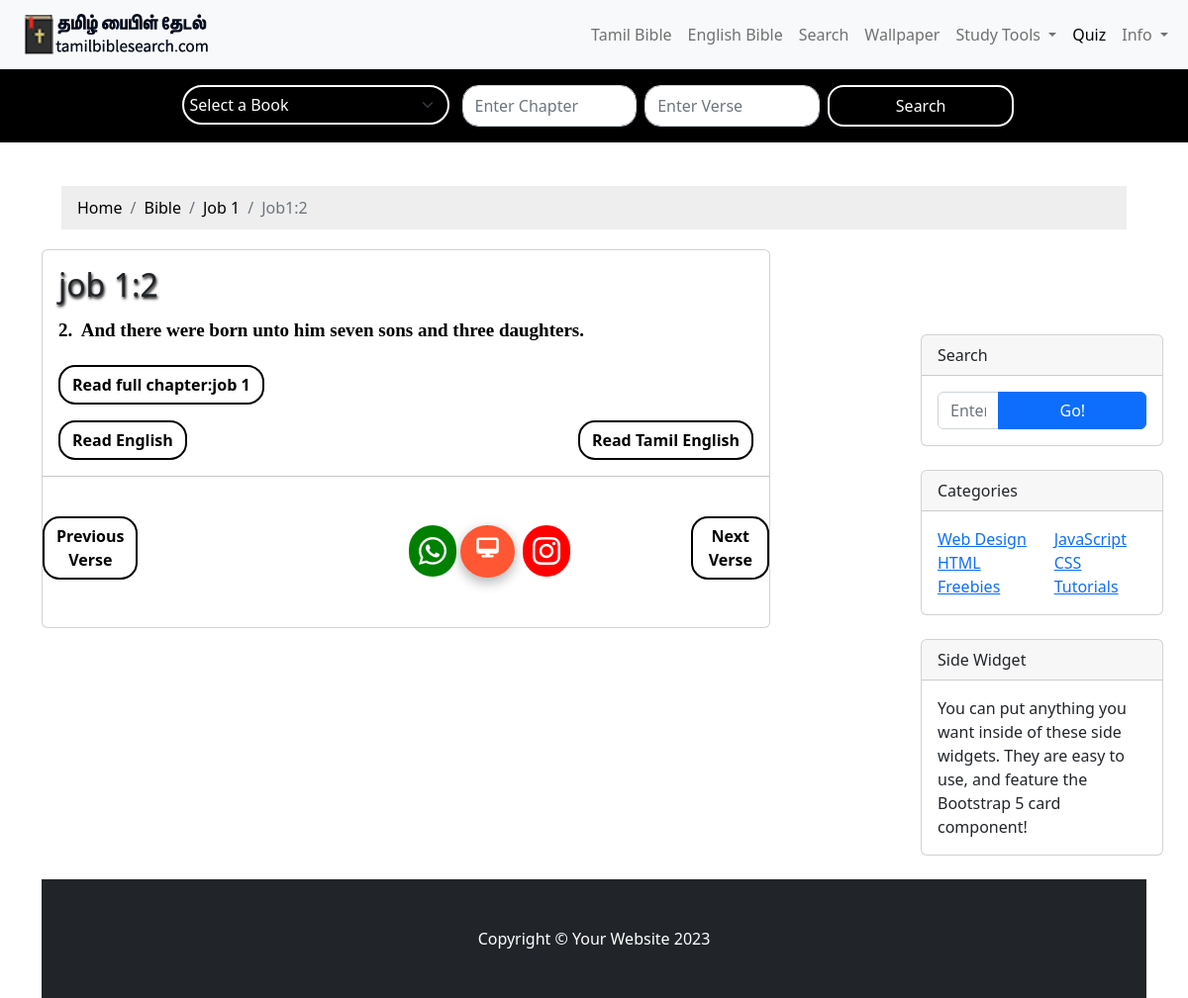
The app's page /english/job/1/2 with its own data.
### myapp/models.py (models this page shows)
class BibleDb(models.Model):
    book = models.CharField(max_length=100)
    bookname = models.CharField(max_length=100)
    tamilname = models.CharField(max_length=10)
    chapter = models.CharField(max_length=100)  # Format "1:1", "2:10", etc.
    versecount = models.CharField(max_length=100)
    verse = models.TextField()
    kjv = models.TextField()

### myapp/views.py (the view)
# urls.py: path('english/<str:bookname>/<str:chapter>/<str:versecount>',views.verse_detail_english,name='verse_detail_english'),
def verse_detail_english(request, bookname, chapter, versecount):
    books = BibleDb.objects.values('bookname').distinct()
    tamilname = BibleDb.objects.filter(bookname=bookname).first()
    tamilbook = tamilname.tamilname
    book = bookname
    chapter = chapter
    versecount = versecount
    verse_details = BibleDb.objects.filter(bookname=bookname, chapter=chapter, versecount=versecount)
    verse_words = {}  # Initialize an empty dictionary to store verse words
    for verse in verse_details:
        words = verse.kjv.split(' ')  # Split the verse text into words
        verse_words[verse.id] = words  # Add the list of words to the dictionary with verse.id as the key
    current_verse = get_object_or_404(BibleDb, bookname=bookname, chapter=chapter, versecount=versecount)
    previous_verse = BibleDb.objects.filter(id__lt=current_verse.id,bookname=bookname, chapter=chapter).order_by('-id').first()
    next_verse = BibleDb.objects.filter(id__gt=current_verse.id,bookname=bookname, chapter=chapter).order_by('id').first()
    breadcrumbs = [
        {'name': 'Home', 'url': '/'},
         {'name': 'Bible', 'url': '/tamil/'},
         {'name': f'{bookname.capitalize()}  {chapter}', 'url': f'/english/{bookname}/{chapter}/'},
         {'name': f'{bookname.capitalize()}{chapter}:{versecount}', 'url': None},  # Final breadcrumb
    ]
    return render(request, 'verse_detailenglish.html', {
        'verse_details': verse_details,
        'books': books,
        'book': book,
        'tamilbook': tamilbook,
        'chapter': chapter,
        'versecount': versecount,
        "previous_verse": previous_verse,
                   "next_verse": next_verse,
        'breadcrumbs': breadcrumbs,  # Pass breadcrumbs to the template
        'verse_words': verse_words,
    })

### myapp/templates/verse_detailenglish.html (shortened to what this page needs)
{% extends 'base_english.html' %}
{% load static %}
{% block content %}
<!DOCTYPE html>
<html lang="en">
    <head>
        <link rel="stylesheet" href="https://cdnjs.cloudflare.com/ajax/libs/font-awesome/6.7.1/css/all.min.css" />
        <link href="css/styles.css" rel="stylesheet" />
    </head>
    <body>
        <div class="container">
               <nav aria-label="breadcrumb">
            <ol class="breadcrumb" style="padding: 10px 16px;
            list-style: none;
            background-color: #eee;
            margin: 20px;">
                {% for crumb in breadcrumbs %}
                    {% if crumb.url %}
                        <li class="breadcrumb-item">
                            <a href="{{ crumb.url }}" style="text-decoration: none;
    color: black;">{{ crumb.name }}</a>
                        </li>
                    {% else %}
                        <li class="breadcrumb-item active" aria-current="page">{{ crumb.name }}</li>
                    {% endif %}
                {% endfor %}
            </ol>
        </nav>
            <div class="row">
                <div class="col-lg-8">
                    <div class="card mb-4">
                        <div class="card-body">
                          <h2 class="card-title" style="text-shadow: 1px 2px 3px #0a0700;">{{ book }} {{ chapter }}:{{versecount}}</h2>
                          {% for verse in verse_details %}
                              <p class="card-text" style="font-size: 19px;">
                                      {{ verse.versecount }}.&nbsp;  {{ verse.kjv }}
                              </p>
                         <div>
                          <a href="{% url 'chapter_detail_english' book chapter %}" class="btn btn-primary" style="border-radius: 17px;
                          background-color: white;
                          color: black;
                          border: 2px solid black;
                          font-weight: 600;"> Read full chapter:{{ book }} {{ chapter }} </a>
                         </div>
 <div class="d-flex justify-content-between mt-3">
                              <a href="{% url 'verse_detail' book chapter versecount %}" class="btn btn-primary" class="btn btn-primary" style="border-radius: 17px;
                              background-color: white;
                              color: black;
                              border: 2px solid black;
                              font-weight: 600;"> Read English</a><br>
                              <a href="{% url 'verse_detail3' book chapter versecount %}" class="btn btn-primary" style="border-radius: 17px;
                              background-color: white;
                              color: black;
                              border: 2px solid black;
                              font-weight: 600;"> Read Tamil English</a>
</div>
                      </div>
                    <nav aria-label="Pagination">
                        <hr class="my-0" />
                        <ul class="pagination justify-content-center my-4">
                          <div class="d-flex justify-content-between mt-3">
                            {% if previous_verse %}
                                <a href="{% url 'verse_detail_english' bookname=book chapter=chapter versecount=previous_verse.versecount %}"
                                   class="btn"
                                   style="border-radius: 17px; background-color: white; color: black; border: 2px solid black; font-weight: 600;">
                                    Previous Verse
                                </a>
                            {% endif %}
                            {% if next_verse %}
                                <a href="{% url 'verse_detail_english' bookname=book chapter=chapter versecount=next_verse.versecount %}"
                                   class="btn "
                                   style="border-radius: 17px;margin-left: 559px; background-color: white; color: black; border: 2px solid black; font-weight: 600;">
                                    Next Verse
                                </a>
                            {% endif %}
                        </div>
                        </ul>
                    </nav>
                    <div style="margin-left: 370px; display: flex; align-items: center;">
                      <a href="https://api.whatsapp.com/send?text=Check out {{ songname }} - Chapter {{ chapter }}: {% for verse in verse_details %}{{ verse.versecount }}. {{ verse.verse }} {% endfor %}"
                         class="whatsapp"
                         target="_blank" style="margin-top: -130px;">
                          <i class="fab fa-whatsapp"></i>
                      </a>&nbsp;
                      <a href="{% url 'verse_english' book chapter versecount %}" class="text-decoration-none" style="margin-top: -130px;">
                          <i class="fa-solid fa-desktop"></i>
                      </a>
                      <a href="https://www.instagram.com/" class="instagram" target="_blank" style="margin-top: -130px;">
                          <i class="fab fa-instagram"></i>
                      </a>
                  </div>
                      {% endfor %}
                </div>
                <div class="col-lg-4">
                    <div class="card mb-4">
                        <div class="card-header">Search</div>
                        <div class="card-body">
                            <div class="input-group">
                                <input class="form-control" type="text" placeholder="Enter search term..." aria-label="Enter search term..." aria-describedby="button-search" />
                                <button class="btn btn-primary" id="button-search" type="button">Go!</button>
                            </div>
                        </div>
                    </div>
                    <div class="card mb-4">
                        <div class="card-header">Categories</div>
                        <div class="card-body">
                            <div class="row">
                                <div class="col-sm-6">
                                    <ul class="list-unstyled mb-0">
                                        <li><a href="#!">Web Design</a></li>
                                        <li><a href="#!">HTML</a></li>
                                        <li><a href="#!">Freebies</a></li>
                                    </ul>
                                </div>
                                <div class="col-sm-6">
                                    <ul class="list-unstyled mb-0">
                                        <li><a href="#!">JavaScript</a></li>
                                        <li><a href="#!">CSS</a></li>
                                        <li><a href="#!">Tutorials</a></li>
                                    </ul>
                                </div>
                            </div>
                        </div>
                    </div>
                    <div class="card mb-4">
                        <div class="card-header">Side Widget</div>
                        <div class="card-body">You can put anything you want inside of these side widgets. They are easy to use, and feature the Bootstrap 5 card component!</div>
                    </div>
                </div>
            </div>
        </div>
        <footer class="py-5 bg-dark">
            <div class="container"><p class="m-0 text-center text-white">Copyright &copy; Your Website 2023</p></div>
        </footer>
    </body>
    {% endblock %}

### myapp/templates/base_english.html (style rules this page uses)
.form-select, .form-control { border-radius: 4px; background-color: black; border-color: white; color: white; box-shadow: none; }
@media (min-width: 769px) { select, input, button { flex: 1; min-width: 150px; } }

### records on screen
BibleDb: versecount "2", kjv "And there were born unto him seven sons and three daughters.", book "job", chapter "1"

### other values on screen
{{ crumb.name }} "Home" "Bible" "Job 1"
{{ crumb.name }} "Job1:2"
{{ book }} "job"
{{ chapter }} "1"
{{ versecount }} "2"
